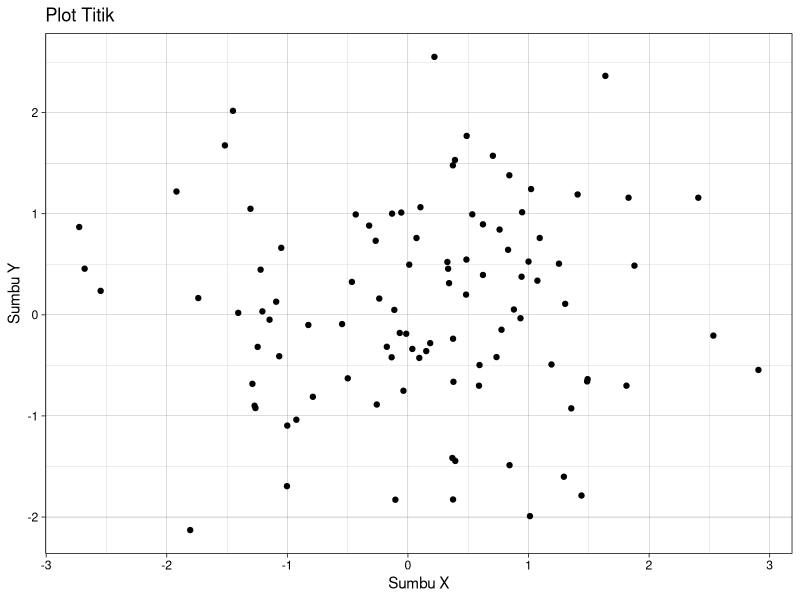
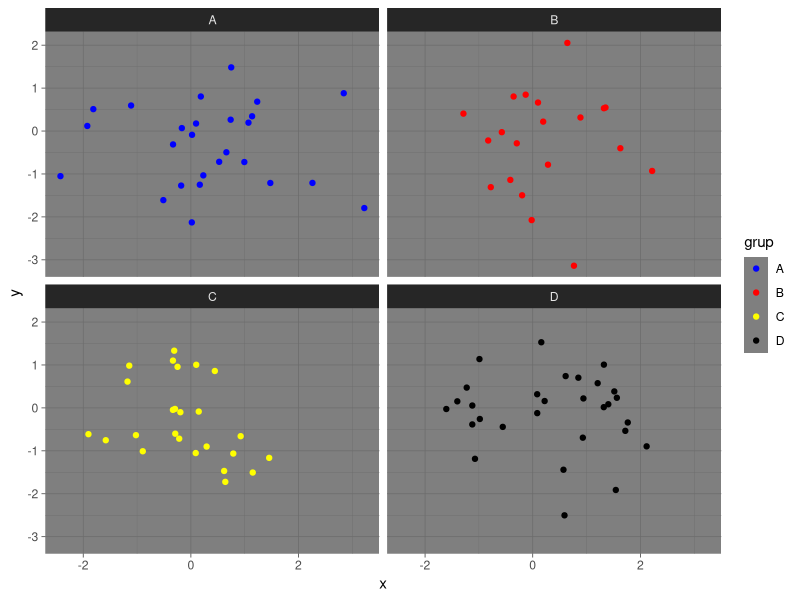
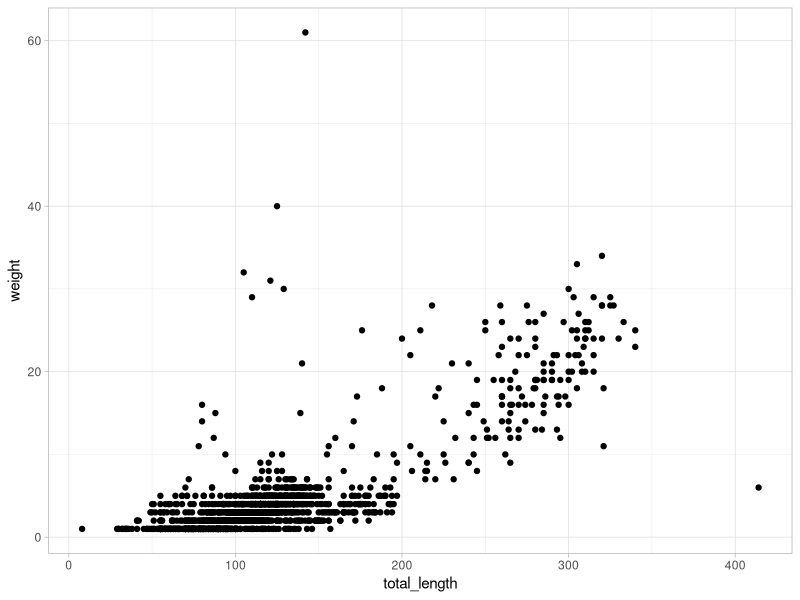
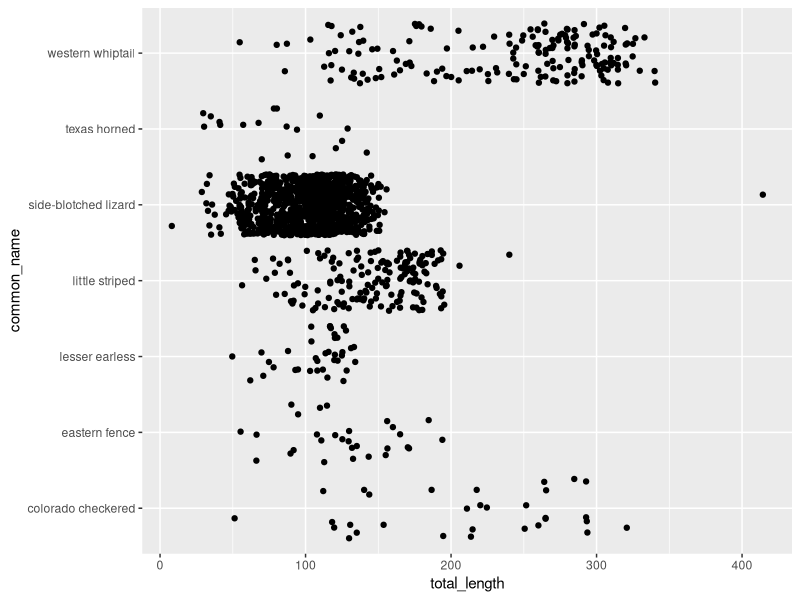
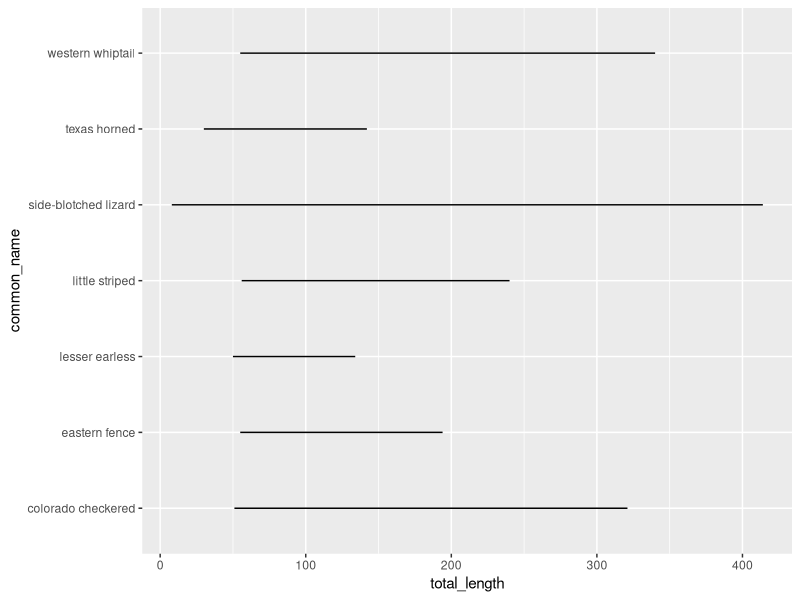
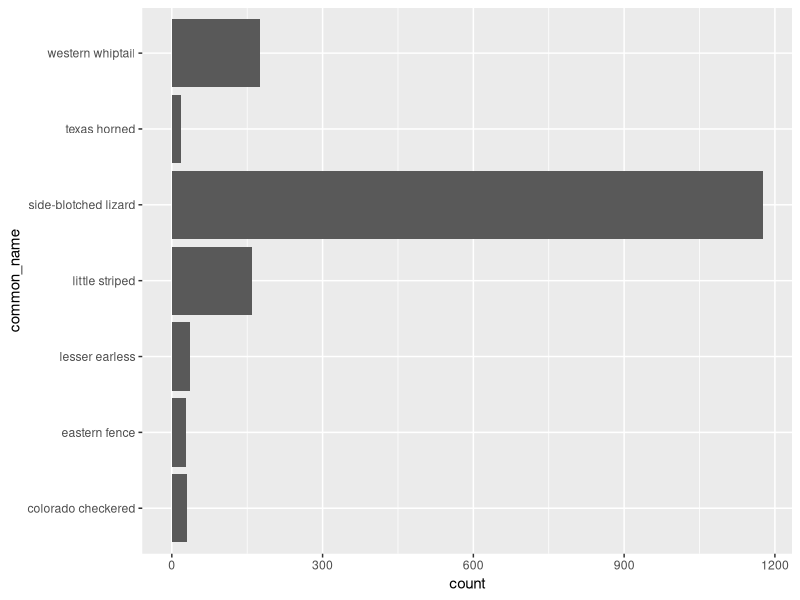
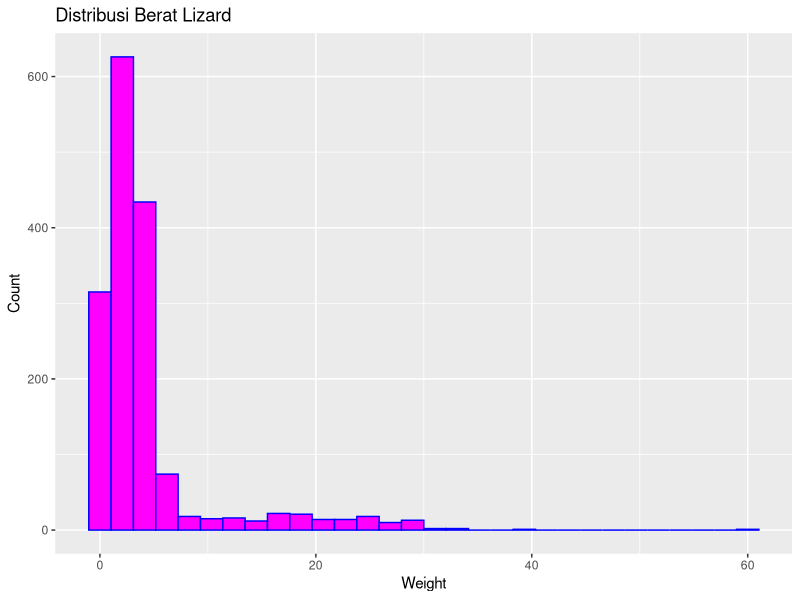
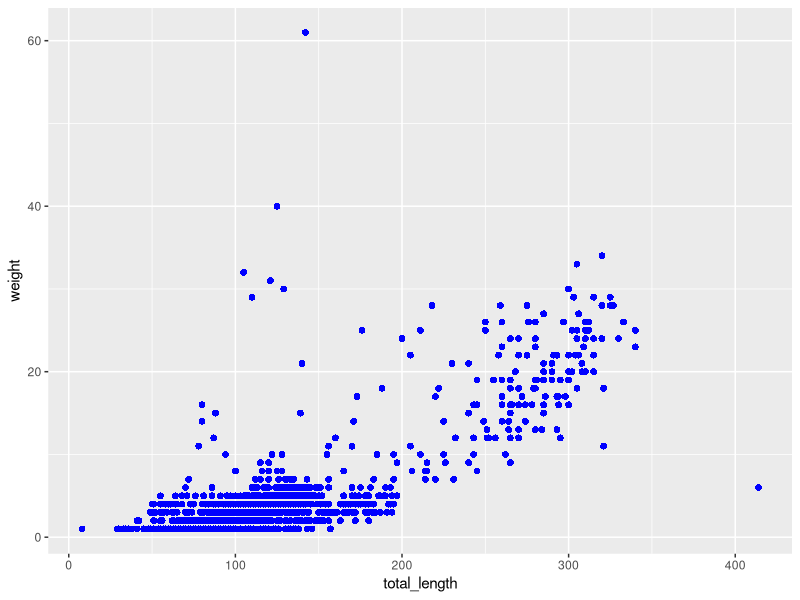

R code for these plots, in order:
## ---- chunk 1
knitr::opts_chunk$set(echo = TRUE)
## ---- chunk 2
# Memuat library ggplot2
library(ggplot2)

# Buat data frame contoh
data <- data.frame(x = rnorm(100), y = rnorm(100))

# Buat plot titik
ggplot(data, aes(x = x, y = y)) +
  geom_point() +
  labs(title = "Plot Titik", x = "Sumbu X", y = "Sumbu Y") +  # Perbaikan di sini: 'title' bukan 'tittle'
  theme_linedraw()
## ---- chunk 3
# Muat library ggplot2
library(ggplot2)

# Buat data frame contoh
data <- data.frame(x = rnorm(100), y = rnorm(100), grup = sample(c("A", "B", "C", "D"), 100, replace = TRUE))

# Buat plot titik dengan faceting dan warna berbeda untuk setiap grup
ggplot(data, aes(x = x, y = y, color = grup)) +
  geom_point()+
  facet_wrap(~ grup)+ 
  scale_color_manual(values = c("A" = "blue", "B" = "red", "C" = "yellow", "D" = "Black"))+ # Menentukan warna untuk grup A, B, C dan D
  theme_dark()
## ---- chunk 4
lizard <- read.csv("lizards.csv")
View(lizard)
## ---- chunk 5
# Buat plot titik
ggplot(lizard, aes(x = total_length, y = weight))+
geom_point()+
labs(tittle = "Plot Titik", x = "total_length", y = "weight")+
theme_light()

## ---- chunk 6
ggplot(lizard, aes(x=total_length, y=common_name))+
geom_jitter()
 labs(title = "Distribusi Total Length Berdasarkan Common Name")
  
## ---- chunk 7
ggplot(lizard, aes(x=total_length, y=common_name))+
geom_line()
labs(title = "Tren Total Length Berdasarkan Common Name")
## ---- chunk 8
ggplot(lizard, aes(y=common_name))+
geom_bar()
labs(title = "Frekuensi Common Name pada Lizard")
## ---- chunk 9
ggplot(lizard, aes(x=weight))+
geom_histogram(colour="blue",fill="magenta")+
labs(title = "Distribusi Berat Lizard", x = "Weight", y = "Count")

## ---- chunk 10
ggplot(lizard, aes(x=total_length, y=weight))+
geom_point(color="blue",size=2,shape=16)
labs(title = "Hubungan Antara Total Length dan Berat Lizard", x = "Total Length", y = "Weight")
## ---- chunk 11
ggplot(data=lizard, aes(x=total_length, y=weight))+
geom_point(aes(color=common_name,size=total_length))
labs(title = "Hubungan Total Length dan Berat Lizard dengan Pembeda Warna dan Ukuran Titik")

